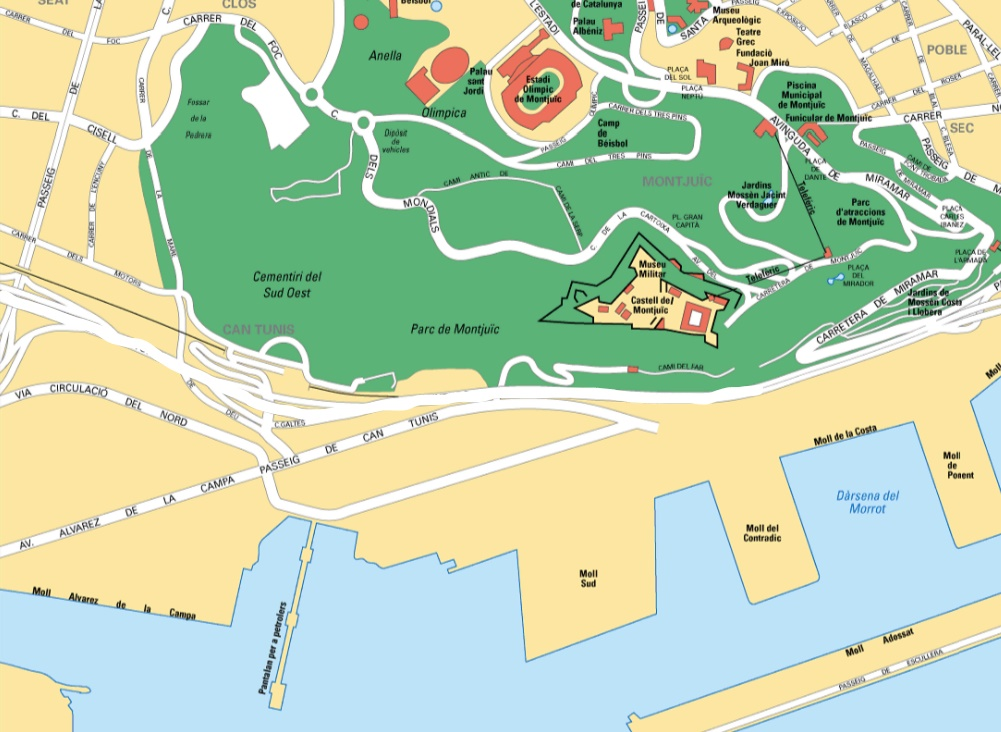
%> input picture RRT,RRTstar e Informed RRTstar aplicados a mapas reales/Informed RRTstar aplicado a mapa reales/13.jpg, 1001 x 732 px
$ octave informed_RRT_star.m   (GNU Octave 9; MATLAB toolbox functions it lacks are replaced by stand-ins)
%> lines starting %> are read from the running program, lines starting %| are printed output that depends on the picture; in (x1, y1, x2, y2) boxes, pixels count from 0 and x2, y2 are one past the last pixel; in counts of white or black regions, pixels touching at a corner belong together; the program's own positions count from 1
### RRT,RRTstar e Informed RRTstar aplicados a mapas reales/Informed RRTstar aplicado a mapa reales/collisionChecking.m
function feasible=collisionChecking(startPose,goalPose,map)
% La entrada son las coordenadas de los dos nodos y la informaci車n del mapa. Si los dos nodos est芍n conectados en l赤nea recta y no atraviesan un obst芍culo, devolver芍 verdadero, y si encuentra un obst芍culo, devolver芍 falso.
feasible=true;
dir=atan2(goalPose(1)-startPose(1),goalPose(2)-startPose(2));
for r=0:0.5:sqrt(sum((startPose-goalPose).^2))
    posCheck = startPose + r.*[sin(dir) cos(dir)];
    if ~(feasiblePoint(ceil(posCheck),map) && feasiblePoint(floor(posCheck),map) && ...
         feasiblePoint([ceil(posCheck(1)) floor(posCheck(2))],map) && feasiblePoint([floor(posCheck(1)) ceil(posCheck(2))],map))
        feasible=false;break;
    end
end
if ~feasiblePoint([floor(goalPose(1)),ceil(goalPose(2))],map), feasible=false; end

function feasible=feasiblePoint(point,map)
feasible=true;
if ~(point(1)>=1 && point(1)<=size(map,2) && ... % x in map
     point(2)>=1 && point(2)<=size(map,1) && ... % y in map
     map(point(2),point(1))==255) % x,y is Free
    feasible=false;
end

### RRT,RRTstar e Informed RRTstar aplicados a mapas reales/Informed RRTstar aplicado a mapa reales/informed_RRT_star.m
clear
clc
close all
tic

map=imread('13.jpg');
%> map is the input picture: size 732x1001x3 uint8; mean R, G, B 189.5, 210.5, 175.8
% map=map(1:694,1:1006,:);% mapa 12
map=map(1:732,1:1001,:);% mapa 13
START=map;

MAP=zeros(size(map,1),size(map,2));
for i=1:size(map,1)
    for j=1:size(map,2)
        if map(i,j,1)>220 && map(i,j,2)>220 && map(i,j,3)>220
            MAP(i,j)=1;
        end
    end
end
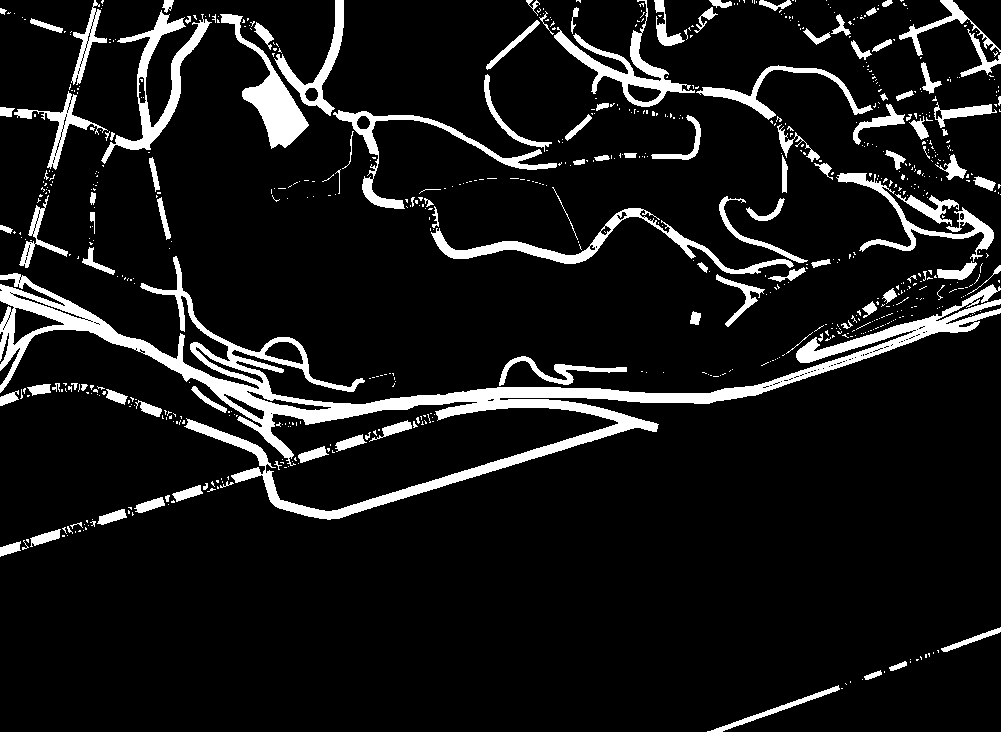
%> MAP: size 732x1001 double; values 0 (black) and 1 (white), 9.6% white; 738 white regions (621 under 20 px), largest, box (x1, y1, x2, y2) and area: (0, 256, 1001, 520) 27268, (101, 10, 212, 164) 3161, (431, 208, 794, 274) 3143

se1=strel('disk',3);% Aquí se crea un elemento de estructura de disco plano con un radio de 5.
MAP=imdilate(MAP,se1);
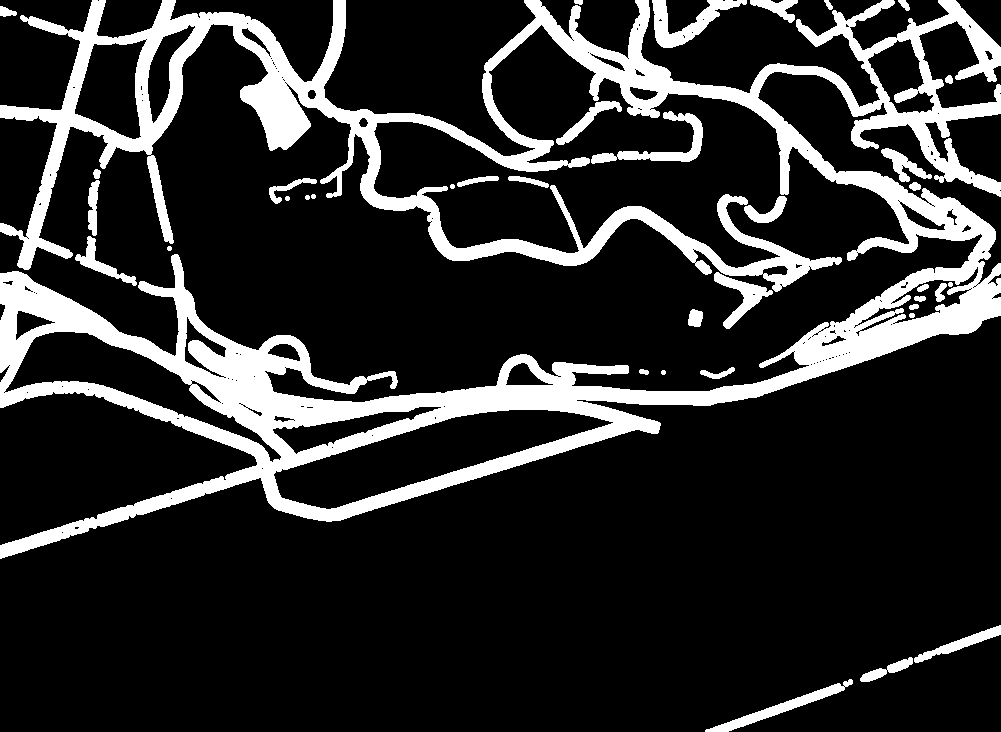
%> MAP: size 732x1001 double; values 0 (black) and 1 (white), 17.4% white; 38 white regions, largest, box (x1, y1, x2, y2) and area: (0, 0, 1001, 559) 115324, (652, 0, 747, 48) 1668, (591, 111, 703, 164) 1442
imLabel = bwlabel(MAP);                 % Etiqueta cada dominio conectado
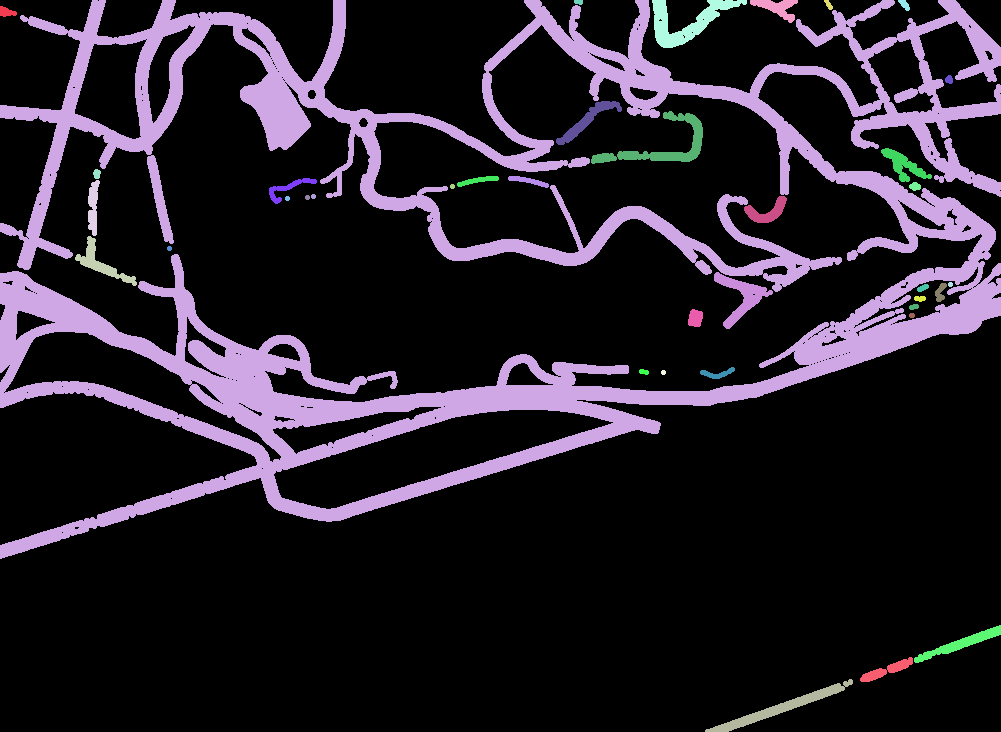
%> imLabel: size 732x1001 double; 39 distinct labels, from 0 to 38; one colour per label, 0 black
stats = regionprops(imLabel,'Area');    %Encuentra el tamaño de cada dominio conectado
%> stats = 38 regions; largest, Area: 115324, 1668, 1442, 1320, 1037
area = cat(1,stats.Area);
%> area = 38 values, max 115324 at index 2, min 21 at index 6, mean 3359.6
index = find(area == max(area));        %Encuentre el índice del dominio conectado más grande
%> index = 2
MAP = ismember(imLabel,index);          %Obtenga la imagen de dominio conectado más grande
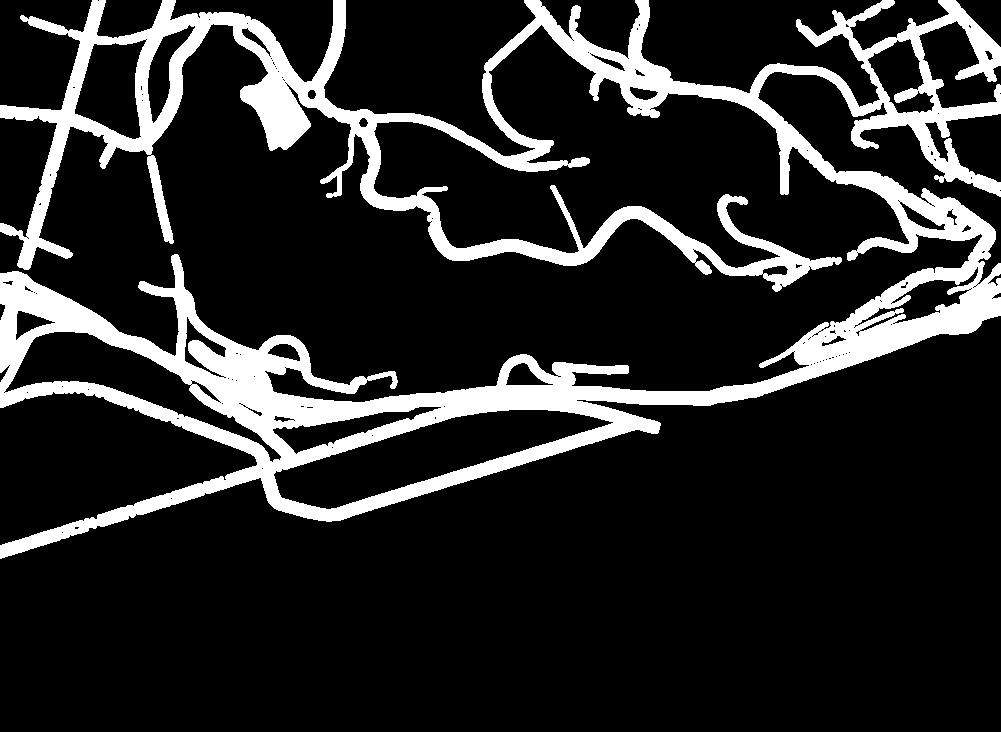
%> MAP: size 732x1001 logical; 15.7% white; 1 white region, box (x1, y1, x2, y2) and area: (0, 0, 1001, 559) 115324


%% inicialización
% x_I=4; y_I=353;
% x_G=767; y_G=359;

x_I=15; y_I=299;
x_G=942; y_G=322;


Thr=50;                 % Establecer el umbral del punto de destino (qué tan lejos del punto de destino se considera el punto final)
Delta= 30;              % Establecer el tamaño del paso de expansión
%%Inicialización del árbol
T.v(1).x = x_I;         % T es un árbol, v es un nodo, primero agregue el punto de partida al árbol
T.v(1).y = y_I;
T.v(1).xPrev = x_I;     % El nodo padre del nodo inicial sigue siendo él mismo
T.v(1).yPrev = y_I;
T.v(1).dist=0;          % La distancia desde el nodo padre al nodo, que puede ser una distancia euclidiana.
T.v(1).indPrev = 0;     % El índice del nodo padre
%%
figure(1);
MAP=255*MAP;
Imp=uint8(MAP);
% Imp=rgb2gray(ImpRgb);
imshow(Imp) %800*800
title(' Search InformedRRT path Map');
xL=size(Imp,2);%Longitud del eje x del mapa
%> xL = 1001
yL=size(Imp,1);%Longitud del eje Y del mapa
%> yL = 732
hold on
plot(x_I, y_I, 'ro', 'MarkerSize',10, 'MarkerFaceColor','r');
plot(x_G, y_G, 'go', 'MarkerSize',10, 'MarkerFaceColor','g');% Dibujar el punto de partida y el punto de destino
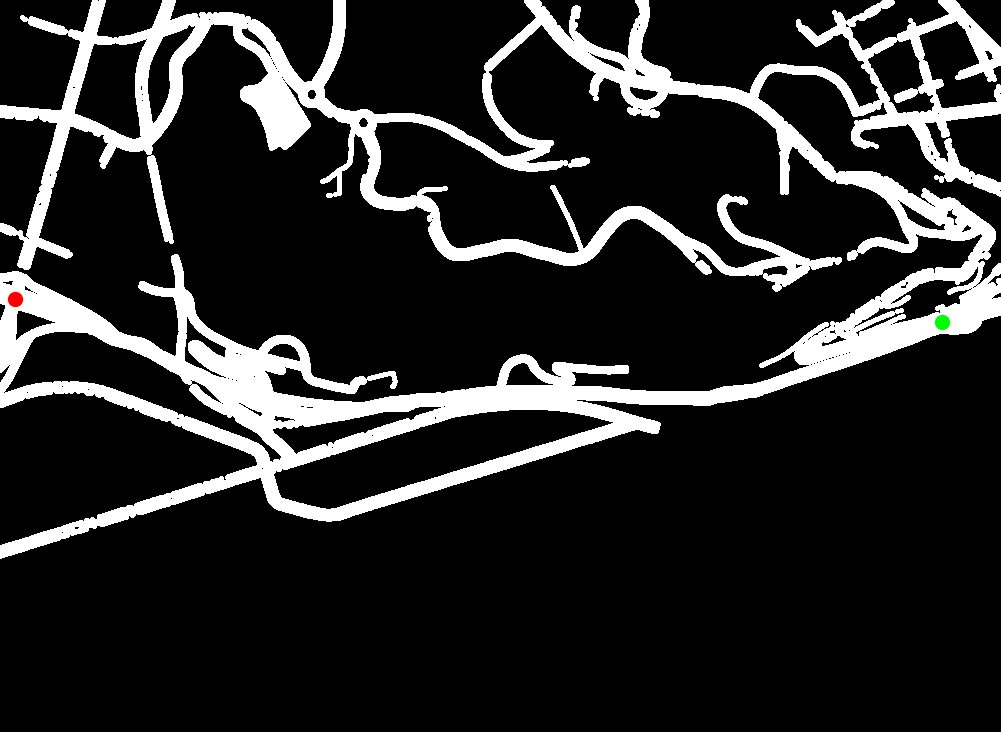
%> figure redrawn from the program's plot data; its title reads 'Search InformedRRT path Map'
count=1;
% bFind = false;
goal = [x_G,y_G];
start_goal_dist = 10000;
path.pos(1).x = 700;
path.pos(1).y = 700;

for iter = 1:40000
    x_rand=[];
    x_rand(1) = xL*rand;
    x_rand(2) = yL*rand;
    %%=========采样想x_rand========%%
    if start_goal_dist < 1000
        while 1
            x_rand(1) = xL*rand;
            x_rand(2) = yL*rand;
            if new_node(x_rand(2),x_rand(1),start_goal_dist)
                break;
            end
        end
    else
        x_rand(1) = xL*rand;
        x_rand(2) = yL*rand;
    end

    %%=======Buscar x_near===========%%
    x_near=[];
    min_dist = 10000000;
    near_iter = 1;
    near_iter_tmp = 1;
    [~,N]=size(T.v);
    for j = 1:N
       x_near(1) = T.v(j).x;
       x_near(2) = T.v(j).y;
       dist = norm(x_rand - x_near);
       if min_dist > dist
           min_dist = dist;
           near_iter = j;
       end
    end
%> after the loop, near_iter = 1; x_near = [15 299]
    x_near(1) = T.v(near_iter).x;
    x_near(2) = T.v(near_iter).y;
    %%========Obtener x_new============%%
    x_new=[];
    near_to_rand = [x_rand(1)-x_near(1),x_rand(2)-x_near(2)];
%> near_to_rand = [406 -109.5]
    normlized = near_to_rand / norm(near_to_rand) * Delta;
%> normlized = [28.97 -7.81]
    x_new = x_near + normlized;
%> x_new = [43.97 291.2]
    %%=======Detección de obstáculos===============%%
    if ~collisionChecking(x_near,x_new,Imp)
       continue;
    end

    %%=======  nearC && chooseParent  =========%%
    nearptr = [];
    nearcount = 0;
    neardist =  norm(x_new - x_near) + T.v(near_iter_tmp).dist;
    for j = 1:N
       if j == near_iter_tmp
           continue;
       end
       x_neartmp(1) = T.v(j).x;
       x_neartmp(2) = T.v(j).y;
       dist = norm(x_new - x_neartmp) + T.v(j).dist;
       norm_dist = norm(x_new - x_neartmp);
       if norm_dist < 120
           %nearC
           if collisionChecking(x_neartmp,x_new,Imp)
                nearcount = nearcount + 1;
                nearptr(nearcount,1) = j;
                if neardist > dist
                    neardist = dist;
                    near_iter = j;
                end
           end
       end
    end

    x_near(1) = T.v(near_iter).x;
    x_near(2) = T.v(near_iter).y;
    count=count+1;
    %%========Agrega X_NEW al árbol========%%
    T.v(count).x = x_new(1);
    T.v(count).y = x_new(2);
    T.v(count).xPrev = x_near(1);
	T.v(count).yPrev = x_near(2);
    T.v(count).dist= norm(x_new - x_near) + T.v(near_iter).dist;
    T.v(count).indPrev = near_iter;
    %%========  rewirte  =========%%
    [M,~] = size(nearptr);
    for k = 1:M
        x_1(1) = T.v(nearptr(k,1)).x;
        x_1(2) = T.v(nearptr(k,1)).y;
        x1_prev(1) = T.v(nearptr(k,1)).xPrev;
        x1_prev(2) = T.v(nearptr(k,1)).yPrev;
        if T.v(nearptr(k,1)).dist >  (T.v(count).dist + norm(x_1-x_new))
            T.v(nearptr(k,1)).dist = T.v(count).dist + norm(x_1-x_new);
            T.v(nearptr(k,1)).xPrev = x_new(1);
            T.v(nearptr(k,1)).yPrev = x_new(2);
            T.v(nearptr(k,1)).indPrev = count;
            plot([x_1(1),x1_prev(1)],[x_1(2),x1_prev(2)],'-w');
            hold on;
            plot([x_1(1),x_new(1)],[x_1(2),x_new(2)],'-g');
            hold on;
        end
    end

    plot([x_near(1),x_new(1)],[x_near(2),x_new(2)],'-r*');
% plot([x_near(1), x_new(1)], [x_near(2), x_new(2)], 'r', 'Linewidth', 2);
    hold on;
    plot(x_new(1),x_new(2),'r*');
% plot(x_new(1), x_new(2), 'ko', 'MarkerSize', 2, 'MarkerFaceColor','k');
    hold on;
    if norm(x_new - goal) < Thr
        if (T.v(count).dist + norm(x_new - goal)) < start_goal_dist
            start_goal_dist = (T.v(count).dist + norm(x_new - goal));
            if length(path.pos) > 2
                for j = 2 : length(path.pos)
                    plot([path.pos(j).x; path.pos(j-1).x;], [path.pos(j).y; path.pos(j-1).y], 'w', 'Linewidth', 2);
                end
            end
            path.pos = [];
            if iter < 10000
                path.pos(1).x = x_G; path.pos(1).y = y_G;
                path.pos(2).x = T.v(end).x; path.pos(2).y = T.v(end).y;
                pathIndex = T.v(end).indPrev; %
                j=0;
                while 1
                    path.pos(j+3).x = T.v(pathIndex).x;
                    path.pos(j+3).y = T.v(pathIndex).y;
                    pathIndex = T.v(pathIndex).indPrev;
                    if pathIndex == 1
                        break
                    end
                    j=j+1;
                end  % ���յ���ݵ����
                path.pos(end+1).x = x_I; path.pos(end).y = y_I; % ������·��
                for j = 2:length(path.pos)
                    plot([path.pos(j).x; path.pos(j-1).x;], [path.pos(j).y; path.pos(j-1).y], 'b', 'Linewidth', 2);
                end
            else
                disp('Error, no path found!');
            end
        end
        continue;
    end
    pause(0.01);
end

%% parte agregada por mi para visualizar las figuras
figure
imshow(START,[]);
hold on
plot(x_I, y_I, 'ro', 'MarkerSize',10, 'MarkerFaceColor','r');
hold on
plot(x_G, y_G, 'go', 'MarkerSize',10, 'MarkerFaceColor','g');
for j = 2:length(path.pos)
    hold on
    plot([path.pos(j).x; path.pos(j-1).x;], [path.pos(j).y; path.pos(j-1).y], 'b', 'Linewidth', 2);
end
title('informed RRT* path ');
% legend('RRT*')
legend('start','goal','informed RRT* path')
toc
% samplingnodesx=T.v.x(:,);
% samplingnodesy=T.v.y;
samplingnodes=[];
pathcost=0;
for i=1:N
samplingnodes=[samplingnodes;[T.v(N).x,T.v(N).y]];
pathcost=[pathcost;T.v(N).dist];
end
Treenodes=path.pos;
pathlength=dist;
Cbest=dist;
clearvars -except samplingnodes pathcost Treenodes pathlength Cbest;
